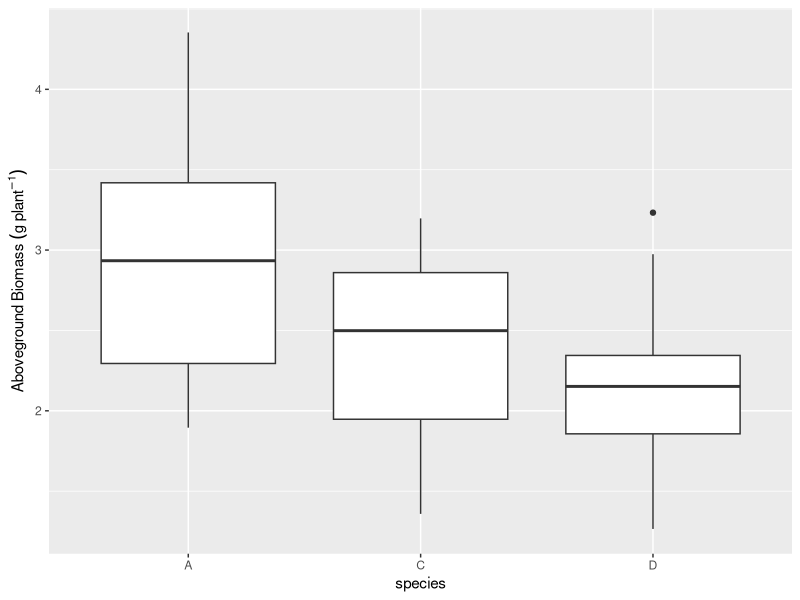
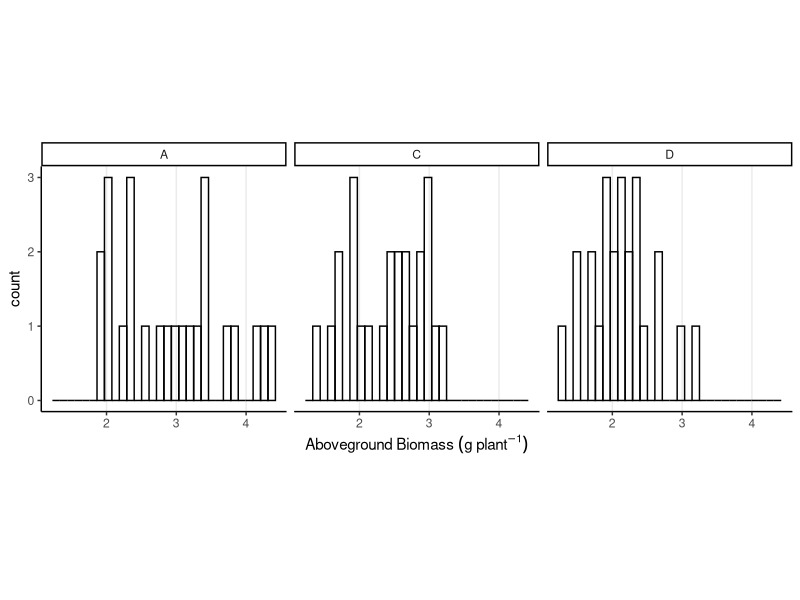

R code for these plots, in order:
## ---- chunk 1
library(tidyverse)
library(car)
## ---- chunk 2
dd_lotus <- read.csv("data/lotus_part1.csv") %>% 
  transmute(species = factor(species), agb_g) 
summary(dd_lotus)
## ---- chunk 3
dd_lotus %>% 
  ggplot(aes(species, agb_g))+
  labs(y = expression(Aboveground~Biomass~(g~plant^{-1})))+
  geom_boxplot()
## ---- chunk 4
dd_lotus %>% 
  ggplot(aes(agb_g))+
  labs(x = expression(Aboveground~Biomass~(g~plant^{-1})))+
  geom_histogram( fill = NA, color = "black")+
  theme_classic()+
  theme(aspect.ratio = 1, 
        panel.grid.major.x = element_line())+
  facet_wrap(~species)
